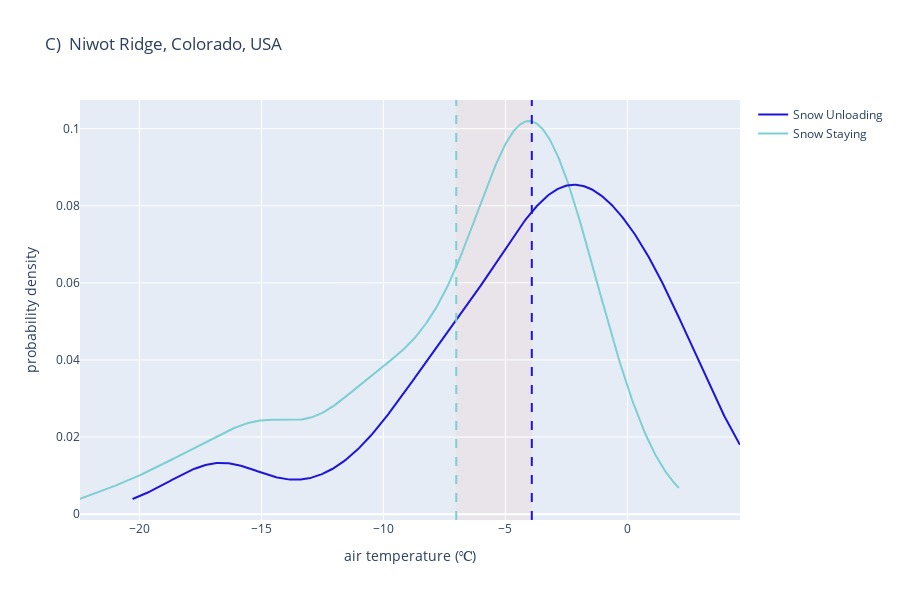

The code cell stored with this chart in its notebook:
### Code cell
# define data 
x1 = niwot_df_snowstay.temp
x2 = niwot_df_snowunload.temp
hist_data = [x1, x2]

# set plot constants 
group_labels = ['Snow Staying', 'Snow Unloading']
colors = [colorsnow, colorsnowunload] # my colors 

# create distplot 1
fig = ff.create_distplot(hist_data, group_labels, bin_size=bintemp, colors=colors, 
                             show_hist=False, show_rug=False,
                             curve_type='kde') # override deafult "kde" curve.. look inot this 

fig.add_vline(x=np.mean(x1), line_color=colorsnow, line_dash='dash')
fig.add_vline(x=np.mean(x2), line_color=colorsnowunload, line_dash='dash')
fig.add_vrect(x0=np.mean(x1), x1=np.mean(x2), fillcolor="LightSalmon", opacity=0.1, layer="below", line_width=0)

fig.update_layout(title=nameniwot, width=900, height=600, yaxis_title="probability density", xaxis_title=nametemp)
fig.show()

### Figure 1 — Plotly figure (JSON) as saved in the notebook; plotly's stock layout.template omitted (floating-point values rounded to 4 significant figures; data arrays with more than 128 entries replaced by an {"elided": "..."} marker saying what was removed)
{"data": [{"legendgroup": "Snow Staying", "marker": {"color": "#7dcfd4"}, "mode": "lines", "name": "Snow Staying", "showlegend": true, "type": "scatter", "x": {"elided": "500 float values"}, "xaxis": "x", "y": {"elided": "500 float values"}, "yaxis": "y"}, {"legendgroup": "Snow Unloading", "marker": {"color": "#1F15D5"}, "mode": "lines", "name": "Snow Unloading", "showlegend": true, "type": "scatter", "x": {"elided": "500 float values"}, "xaxis": "x", "y": {"elided": "500 float values"}, "yaxis": "y"}], "layout": {"barmode": "overlay", "height": 600, "hovermode": "closest", "legend": {"traceorder": "reversed"}, "shapes": [{"line": {"color": "#7dcfd4", "dash": "dash"}, "type": "line", "x0": -7.017, "x1": -7.017, "xref": "x", "y0": 0, "y1": 1, "yref": "y domain"}, {"line": {"color": "#1F15D5", "dash": "dash"}, "type": "line", "x0": -3.92, "x1": -3.92, "xref": "x", "y0": 0, "y1": 1, "yref": "y domain"}, {"fillcolor": "LightSalmon", "layer": "below", "line": {"width": 0}, "opacity": 0.1, "type": "rect", "x0": -7.017, "x1": -3.92, "xref": "x", "y0": 0, "y1": 1, "yref": "y domain"}], "title": {"text": "C)  Niwot Ridge, Colorado, USA"}, "width": 900, "xaxis": {"anchor": "y2", "domain": [0, 1], "title": {"text": "air temperature (℃)"}, "zeroline": false}, "yaxis": {"anchor": "free", "domain": [0, 1], "position": 0, "title": {"text": "probability density"}}}}
